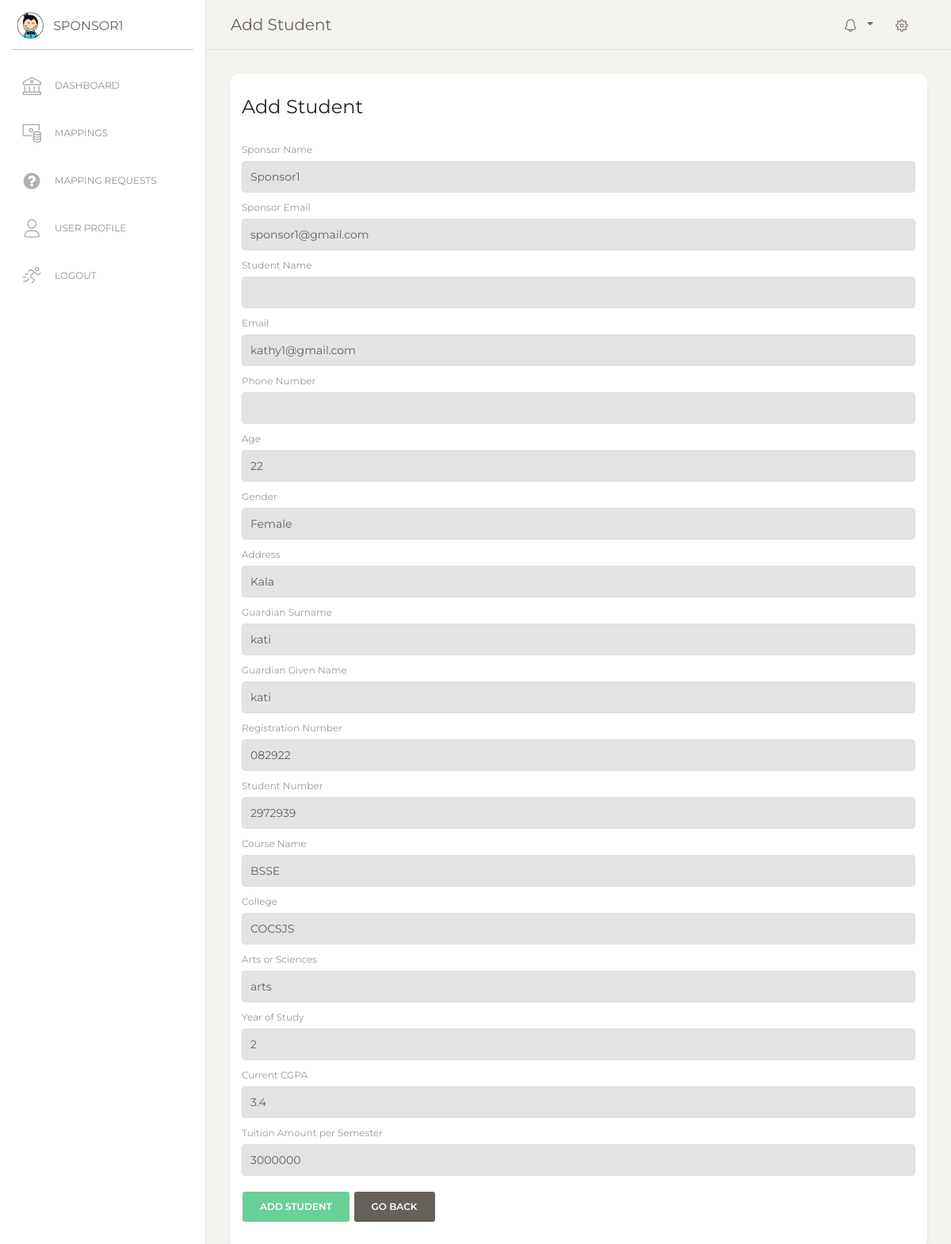
The page /add_student/16/ (signed in) on the database its author committed.
### u_educ_site/models.py (models this page shows, shortened)
class SponsorPreferences(models.Model):
    firstName = models.CharField(max_length=200)
    lastName = models.CharField(max_length=200)
    email = models.EmailField()
    user = models.ForeignKey(User, on_delete=models.CASCADE, null=True)
    phoneNumber = models.CharField(max_length=15, blank=True, null=True)
    address = models.CharField(max_length=300, blank=True, null=True)
    city = models.CharField(max_length=100, blank=True, null=True)
    state = models.CharField(max_length=100, blank=True, null=True)
    country = models.CharField(max_length=100, blank=True, null=True)
    zipCode = models.CharField(max_length=20, blank=True, null=True)
    preferred_student_gender = models.CharField(max_length=10, choices=[
        ('male', 'Male'),
        ('female', 'Female'),
        ('any', 'Any'),
    ], default='any', help_text="Preferred gender of the student.")
    preferred_student_courses = models.CharField(max_length=20, choices=[
        ('sciences', 'Sciences'),
        ('arts', 'Arts'),
        ('any', 'Any'),
    ], default='any', help_text="Preferred course of study for the student.")
    tuition_amount_min = models.DecimalField(
        max_digits=10,
        decimal_places=2,
        validators=[MinValueValidator(0)],
        blank=True,
        null=True,
        help_text="Minimum tuition amount the sponsor is willing to provide."
    )
    tuition_amount_max = models.DecimalField(
        max_digits=10,
        decimal_places=2,
        validators=[MinValueValidator(0)],
        blank=True,
        null=True,
        help_text="Maximum tuition amount the sponsor is willing to provide."
    )
    weight_student_gender = models.DecimalField(max_digits=5, decimal_places=2, default=0.0)
    weight_student_courses = models.DecimalField(max_digits=5, decimal_places=2, default=0.0)
    weight_tuition = models.FloatField(default=0.0)
    profileImage = models.ImageField(upload_to = 'profile_images/', blank=True, null=True)
    created_at = models.DateTimeField(auto_now_add=True)
    updated_at = models.DateTimeField(auto_now=True)

### apis/models.py (models this page shows, shortened)
class UserModel(models.Model):
    fullName = models.CharField(max_length=100)
    email = models.EmailField()
    phoneNumber = models.CharField(max_length=20)
    password = models.CharField(max_length=100)

class DetailsModel(models.Model):
    userId = models.TextField(max_length=100)
    surname = models.CharField(max_length=100)
    otherNames = models.CharField(max_length=100)
    email = models.EmailField()
    phoneNumber = models.CharField(max_length=20)
    age = models.CharField(max_length=10)
    gender = models.CharField(max_length=10)
    address = models.TextField()
    profilePicture = models.URLField(null=True, blank=True)

class FamEducationModel(models.Model):
    userId = models.TextField(max_length=200)
    fatherStatus = models.CharField(max_length=50)
    fatherSurname = models.CharField(max_length=100)
    fatherGivenName = models.CharField(max_length=100)
    fatherNationalId = models.CharField(max_length=50)
    fatherNationalIdPictureUrl = models.URLField()
    motherStatus = models.CharField(max_length=50)
    motherSurname = models.CharField(max_length=100)
    motherGivenName = models.CharField(max_length=100)
    motherNationalId = models.CharField(max_length=50)
    motherNationalIdPictureUrl = models.URLField()
    guardianSurname = models.CharField(max_length=100)
    guardianGivenName = models.CharField(max_length=100)
    guardianNationalId = models.CharField(max_length=50)
    guardianNationalIdPictureUrl = models.URLField()
    studentStatus = models.CharField(max_length=50)
    regNo = models.CharField(max_length=50)
    studentNo = models.CharField(max_length=50)
    courseName = models.CharField(max_length=100)
    college = models.CharField(max_length=100)
    artsOrSciences = models.CharField(max_length=50)
    yearOfStudy = models.CharField(max_length=10)
    currentCGPA = models.CharField(max_length=10)
    tuitionAmountPerSemester = models.CharField(max_length=20)
    pictureOfPortalUrl = models.URLField()
    schoolName = models.CharField(max_length=100)
    schoolLocation = models.CharField(max_length=100)
    yearOfSitting = models.CharField(max_length=10)
    subjectOneName = models.CharField(max_length=50)
    subjectOneGrade = models.CharField(max_length=10)
    subjectOnePoints = models.CharField(max_length=10)
    subjectTwoName = models.CharField(max_length=50)
    subjectTwoGrade = models.CharField(max_length=10)
    subjectTwoPoints = models.CharField(max_length=10)
    subjectThreeName = models.CharField(max_length=50)
    subjectThreeGrade = models.CharField(max_length=10)
    subjectThreePoints = models.CharField(max_length=10)
    subsidiaryOneName = models.CharField(max_length=50)
    subsidiaryOneGrade = models.CharField(max_length=10)
    subsidiaryOnePoints = models.CharField(max_length=10)
    subsidiaryTwoName = models.CharField(max_length=50)
    subsidiaryTwoGrade = models.CharField(max_length=10)
    subsidiaryTwoPoints = models.CharField(max_length=10)
    totalPoints = models.CharField(max_length=10)
    pictureOfPassSlipUrl = models.URLField()

### u_educ_site/views.py (the view)
# urls.py: path('add_student/<str:pk>/', views.addStudent, name='add_student'),
@login_required(login_url='/login')
def addStudent(request, pk):
    sponsor_preferences = get_object_or_404(SponsorPreferences, user=request.user)
    student = get_object_or_404(UserModel, id=pk)
    details_instance = get_object_or_404(DetailsModel, email=student.email)
    try:
        education_instance = FamEducationModel.objects.get(userId=details_instance.userId)
    except FamEducationModel.DoesNotExist:
        education_instance = None
    if request.method == 'POST':
        return redirect('home')
    context = {
        'student': student,
        'details': details_instance,
        'sponsor_preferences' : sponsor_preferences,
        'education': education_instance,
        'student_matches': True,
        'page_title': 'Add Student',
    }
    return render(request, 'add_student.html', context)

### templates/add_student.html (shortened to what this page needs)
{% extends 'base.html' %}
{% load static %}
{% block content %}
<div class="main-panel">
    <div class="content">
        <div class="row">
            <div class="col-md-12">
                <div class="card">
                    <div class="card-header">
                        <h4 class="card-title">{{ page_title }}</h4>
                    </div>
                    <div class="card-body">
                        <form method="POST" action="#">
                            <div class="form-group">
                                <label for="sponsor_name">Sponsor Name</label>
                                <input type="text" id="sponsor_name" class="form-control" value="{{ sponsor_preferences.firstName }}" readonly>
                            </div>
                            <div class="form-group">
                                <label for="sponsor_email">Sponsor Email</label>
                                <input type="email" id="sponsor_email" class="form-control" value="{{ sponsor_preferences.user.email }}" readonly>
                            </div>
                            <div class="form-group">
                                <label for="student_name">Student Name</label>
                                <input type="text" id="student_name" class="form-control" value="{{ student.fullName }}" readonly>
                            </div>
                            <div class="form-group">
                                <label for="student_email">Email</label>
                                <input type="text" id="student_email" class="form-control" value="{{ student.email }}" readonly>
                            </div>
                            <div class="form-group">
                                <label for="student_phone">Phone Number</label>
                                <input type="text" id="student_phone" class="form-control" value="{{ student.phoneNumber }}" readonly>
                            </div>
                            <div class="form-group">
                                <label for="student_age">Age</label>
                                <input type="text" id="student_age" class="form-control" value="{{ details.age }}" readonly>
                            </div>
                            <div class="form-group">
                                <label for="student_gender">Gender</label>
                                <input type="text" id="student_gender" class="form-control" value="{{ details.gender }}" readonly>
                            </div>
                            <div class="form-group">
                                <label for="student_address">Address</label>
                                <input type="text" id="student_address" class="form-control" value="{{ details.address }}" readonly>
                            </div>
                            {% if education %}
                                <div class="form-group">
                                    <label for="guardian_surname">Guardian Surname</label>
                                    <input type="text" id="guardian_surname" class="form-control" value="{{ education.guardianSurname }}" readonly>
                                </div>
                                {% if education.guardianGivenName %}
                                <div class="form-group">
                                    <label for="guardian_given_name">Guardian Given Name</label>
                                    <input type="text" id="guardian_given_name" class="form-control" value="{{ education.guardianGivenName }}" readonly>
                                </div>
                                {% endif %}
                                {% if education.regNo %}
                                <div class="form-group">
                                    <label for="reg_no">Registration Number</label>
                                    <input type="text" id="reg_no" class="form-control" value="{{ education.regNo }}" readonly>
                                </div>
                                {% endif %}
                                {% if education.studentNo %}
                                <div class="form-group">
                                    <label for="student_no">Student Number</label>
                                    <input type="text" id="student_no" class="form-control" value="{{ education.studentNo }}" readonly>
                                </div>
                                {% endif %}
                                {% if education.courseName %}
                                <div class="form-group">
                                    <label for="course_name">Course Name</label>
                                    <input type="text" id="course_name" class="form-control" value="{{ education.courseName }}" readonly>
                                </div>
                                {% endif %}
                                {% if education.college %}
                                <div class="form-group">
                                    <label for="college">College</label>
                                    <input type="text" id="college" class="form-control" value="{{ education.college }}" readonly>
                                </div>
                                {% endif %}
                                {% if education.artsOrSciences %}
                                <div class="form-group">
                                    <label for="arts_or_sciences">Arts or Sciences</label>
                                    <input type="text" id="arts_or_sciences" class="form-control" value="{{ education.artsOrSciences }}" readonly>
                                </div>
                                {% endif %}
                                {% if education.yearOfStudy %}
                                <div class="form-group">
                                    <label for="year_of_study">Year of Study</label>
                                    <input type="text" id="year_of_study" class="form-control" value="{{ education.yearOfStudy }}" readonly>
                                </div>
                                {% endif %}
                                {% if education.currentCGPA %}
                                <div class="form-group">
                                    <label for="current_cgpa">Current CGPA</label>
                                    <input type="text" id="current_cgpa" class="form-control" value="{{ education.currentCGPA }}" readonly>
                                </div>
                                {% endif %}
                                {% if education.tuitionAmountPerSemester %}
                                <div class="form-group">
                                    <label for="tuition_amount">Tuition Amount per Semester</label>
                                    <input type="text" id="tuition_amount" class="form-control" value="{{ education.tuitionAmountPerSemester }}" readonly>
                                </div>
                                {% endif %}
                            {% endif %}
                            <div class="form-group">
                                <button type="submit" class="btn btn-success">Add Student</button>
                                <a href="{{ request.META.HTTP_REFERER }}" class="btn btn-secondary">Go Back</a>
                            </div>
                        </form>
                    </div>
                </div>
            </div>
        </div>
    </div>
</div>
{% endblock %}

### templates/sidebar.html
{% load static %}
    <div class="sidebar {% if inactive_sidebar %}inactive{% endif %}" data-color="white" data-active-color="danger">
        <div class="logo">
          <a href="{% url 'home' %}" class="simple-text logo-mini">
            <div class="logo-image-small">
              <img src="{% static 'home/img/logo-small.png' %}">
            </div>
          </a>
          <a href="{% url 'home' %}" class="simple-text logo-normal">
            {{request.user}}
          </a>
        </div>
        <div class="sidebar-wrapper">
          <ul class="nav">
            <li class="{% if request.resolver_match.url_name == 'home' %}active{% endif %}">
              <a href="{% url 'home' %}">
                <i class="nc-icon nc-bank"></i>
                <p>Dashboard</p>
              </a>
            </li>
            <li class="{% if request.resolver_match.url_name == 'mappings' %}active{% endif %}">
              <a href="{% url 'mappings' %}">
                <i class="nc-icon nc-money-coins"></i>
                <p>Mappings</p>
              </a>
            </li>
            <li class="{% if request.resolver_match.url_name == 'map_requests' %}active{% endif %}">
              <a href="{% url 'map_requests' %}">
                <i class="fa fa-question-circle"></i>
                <p>Mapping Requests</p>
              </a>
            </li>
            <li class="{% if request.resolver_match.url_name == 'profile' %}active{% endif %}">
              <a href="{% url 'profile' %}">
                <i class="nc-icon nc-single-02"></i>
                <p>User Profile</p>
              </a>
            </li>
            <li>
              <a href="{% url 'logout' %}">
                <i class="nc-icon nc-user-run"></i>
                <p>Logout</p>
              </a>
            </li>
          </ul>
        </div>
      </div>

### rows shown on the page
SponsorPreferences: firstName "Sponsor1", user.email "sponsor1@gmail.com"
UserModel: email "kathy1@gmail.com"
DetailsModel: age "22", gender "Female", address "Kala"
FamEducationModel: guardianSurname "kati", guardianGivenName "kati", regNo "082922", studentNo "2972939", courseName "BSSE", college "COCSJS", artsOrSciences "arts", yearOfStudy "2", currentCGPA "3.4", tuitionAmountPerSemester "3000000"

### other values the page prints
{{ page_title }} "Add Student"
{{ request.user }} "SPONSOR1"
